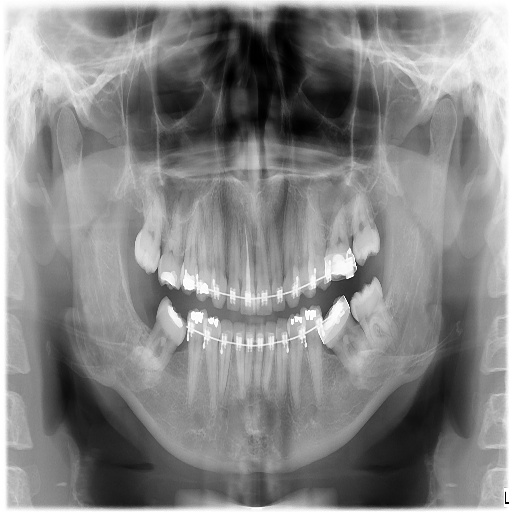
%> input picture Experiment_05/Inputs/images/CT.jpg, 512 x 512 px
$ octave --eval "task_4_2;"   (GNU Octave 9; MATLAB toolbox functions it lacks are replaced by stand-ins)
%> lines starting %> are read from the running program, lines starting %| are printed output that depends on the picture
%% ==============================================================================
%% SCRIPT: task_4_2.m
%% Experiment 04: Noise Modeling & Adaptive Filtering in Medical Images
%% Task 4.2: Failure Analysis of Linear Averaging & Gaussian Smoothing on Impulse Noise
%% Course: Medical Image Processing | Riphah International University
%% Instructor: Engr. Rana Talha Khalid
%% ==============================================================================

function task_4_2()
    fprintf('======================================================================\n');
    fprintf('EXPERIMENT 04 - MATLAB TASK 4.2: LINEAR FILTER FAILURE ANALYSIS\n');
    fprintf('======================================================================\n');

    script_dir = fileparts(mfilename('fullpath'));
    exp_dir = fileparts(script_dir);
    img_path = fullfile(exp_dir, 'Inputs', 'images', 'CT.jpg');

    if ~exist(img_path, 'file')
        img_path = fullfile(exp_dir, 'Inputs', 'images', 'MRI.jpg');
    end

    ref = imread(img_path);
%> ref is the input picture: size 512x512 uint8; min 0, max 255, mean 134.8
    if size(ref, 3) == 3; ref = rgb2gray(ref); end

    [H, W] = size(ref);
%> H = 512; W = 512

    % 1. Add 10% Salt & Pepper noise
    rng(42);
    noisy = imnoise(ref, 'salt & pepper', 0.10);
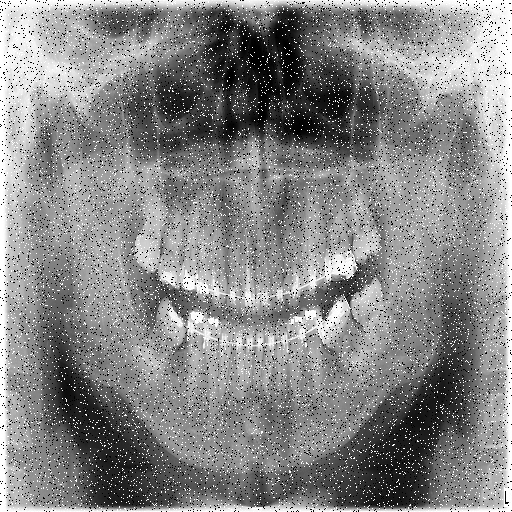
%> noisy: size 512x512 uint8; min 0, max 255, mean 134.2

    % 2. Apply Linear Filters
    h_mean5 = fspecial('average', [5 5]);
    mean5 = imfilter(noisy, h_mean5, 'replicate');
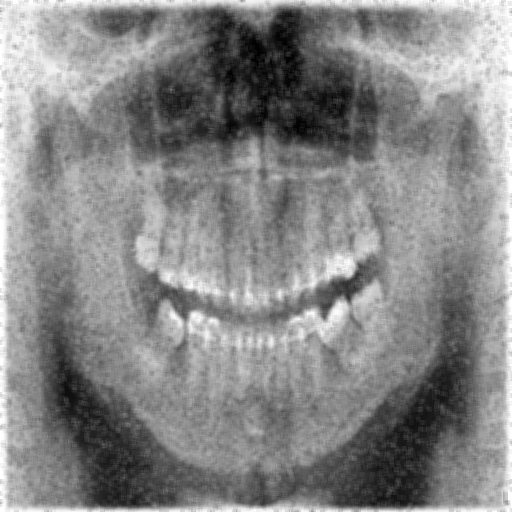
%> mean5: size 512x512 uint8; min 0, max 255, mean 134.2; mean of the top-left, top-right, bottom-left and bottom-right quarters 141.6, 137.6, 131.7, 125.9

    h_gauss5 = fspecial('gaussian', [5 5], 1.2);
    gauss5 = imfilter(noisy, h_gauss5, 'replicate');

    med5 = medfilt2(noisy, [5 5], 'symmetric');

    p_noisy = psnr(noisy, ref);
%> p_noisy = 15.22
    p_mean  = psnr(mean5, ref);
%> p_mean = 26.23
    p_gauss = psnr(gauss5, ref);
%> p_gauss = 25.49
    p_med   = psnr(med5, ref);
%> p_med = 32.82

    s_noisy = ssim(noisy, ref);
%> s_noisy = 0.146
    s_mean  = ssim(mean5, ref);
%> s_mean = 0.645
    s_gauss = ssim(gauss5, ref);
%> s_gauss = 0.584
    s_med   = ssim(med5, ref);
%> s_med = 0.907

    fprintf('\n-----------------------------------------------------------------------\n');
    fprintf('MATHEMATICAL SMEAR MECHANISM ANALYSIS (CT Scan):\n');
    fprintf('  * Linear Mean 5x5:     PSNR = %.2f dB, SSIM = %.4f (Smear blotches)\n', p_mean, s_mean);
%|   * Linear Mean 5x5:     PSNR = 26.23 dB, SSIM = 0.6445 (Smear blotches)
    fprintf('  * Linear Gaussian 5x5: PSNR = %.2f dB, SSIM = %.4f (Weighted smudge)\n', p_gauss, s_gauss);
%|   * Linear Gaussian 5x5: PSNR = 25.49 dB, SSIM = 0.5841 (Weighted smudge)
    fprintf('  * Non-Linear Med 5x5:  PSNR = %.2f dB, SSIM = %.4f (Outliers cleared)\n', p_med, s_med);
%|   * Non-Linear Med 5x5:  PSNR = 32.82 dB, SSIM = 0.9066 (Outliers cleared)
    fprintf('-----------------------------------------------------------------------\n');

    % Define ROI for magnification
    r1 = round(H/2) - 30; r2 = round(H/2) + 30;
%> after `r1 = round(H/2) - 30`: r1 = 226
%> after `r2 = round(H/2) + 30`: r2 = 286
    c1 = round(W/2) - 30; c2 = round(W/2) + 30;
%> after `c1 = round(W/2) - 30`: c1 = 226
%> after `c2 = round(W/2) + 30`: c2 = 286

    roi_mean = mean5(r1:r2, c1:c2);
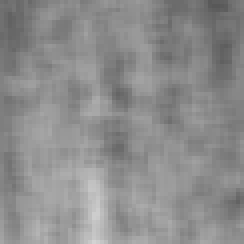
%> roi_mean: size 61x61 uint8 (shown 4 times larger); min 88, max 210, mean 140.5
    roi_med  = med5(r1:r2, c1:c2);

    % Visualization: 4-Panel Figure
    fig = figure('Visible', 'off', 'Position', [100, 100, 1100, 900]);

    subplot(2, 2, 1);
    imshow(noisy);
    hold on;
    rectangle('Position', [c1, r1, 60, 60], 'EdgeColor', 'r', 'LineWidth', 2, 'LineStyle', '--');
    hold off;
    title(sprintf('A: 10%% Impulse Noisy Scan\nPSNR: %.2f dB | SSIM: %.4f', p_noisy, s_noisy), ...
          'FontSize', 10, 'FontWeight', 'bold', 'Color', [0.72 0.15 0.15]);

    subplot(2, 2, 2);
    imshow(mean5);
    title(sprintf('B: Linear Mean 5x5 Output\nPSNR: %.2f dB | SSIM: %.4f [Smear Failure]', p_mean, s_mean), ...
          'FontSize', 10, 'FontWeight', 'bold', 'Color', [0.77 0.54 0.02]);

    subplot(2, 2, 3);
    imshow(roi_mean);
    title('C: Magnified ROI (Mean 5x5 Smear)\n[Impulses Form Broad Gray Smudge Halos]', ...
          'FontSize', 10, 'FontWeight', 'bold', 'Color', [0.72 0.15 0.15]);

    subplot(2, 2, 4);
    imshow(roi_med);
    title(sprintf('D: Magnified ROI (Median 5x5 Success)\nPSNR: %.2f dB [Outliers Filtered by Sorting]', p_med), ...
          'FontSize', 10, 'FontWeight', 'bold', 'Color', [0.08 0.50 0.24]);

    sgtitle('MATLAB Task 4.2: Failure Analysis of Linear Averaging & Gaussian Smoothing on Impulse Noise', ...
            'FontSize', 13, 'FontWeight', 'bold');
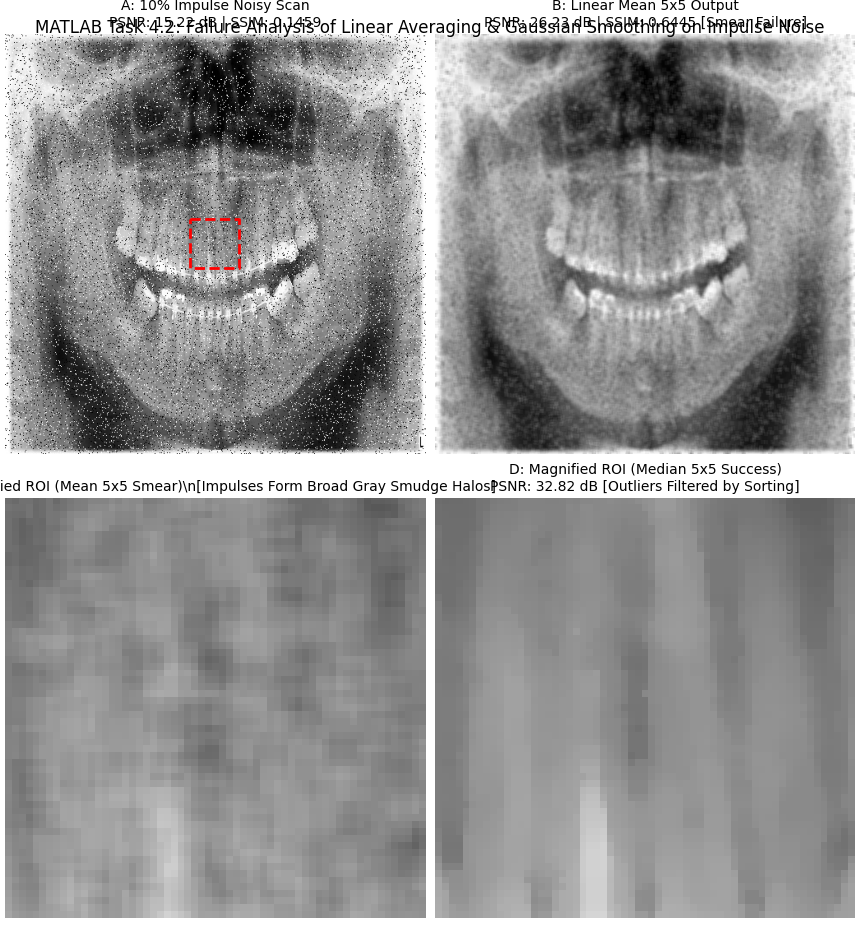
%> figure redrawn from the program's plot data, 4 panels

    out_dir_m = fullfile(exp_dir, 'Outputs', 'MATLAB');
    fig_dir = fullfile(exp_dir, 'Figures');

    out_path_1 = fullfile(out_dir_m, 'exp04_task_4_2_linear_failure_smear_m.png');
    out_path_2 = fullfile(fig_dir, 'exp04_task_4_2_linear_failure_smear_m.png');

    exportgraphics(fig, out_path_1, 'Resolution', 300);
    exportgraphics(fig, out_path_2, 'Resolution', 300);
    close(fig);

    fprintf('[SUCCESS] Saved MATLAB figure to:\n  %s\n  %s\n', out_path_1, out_path_2);
end
